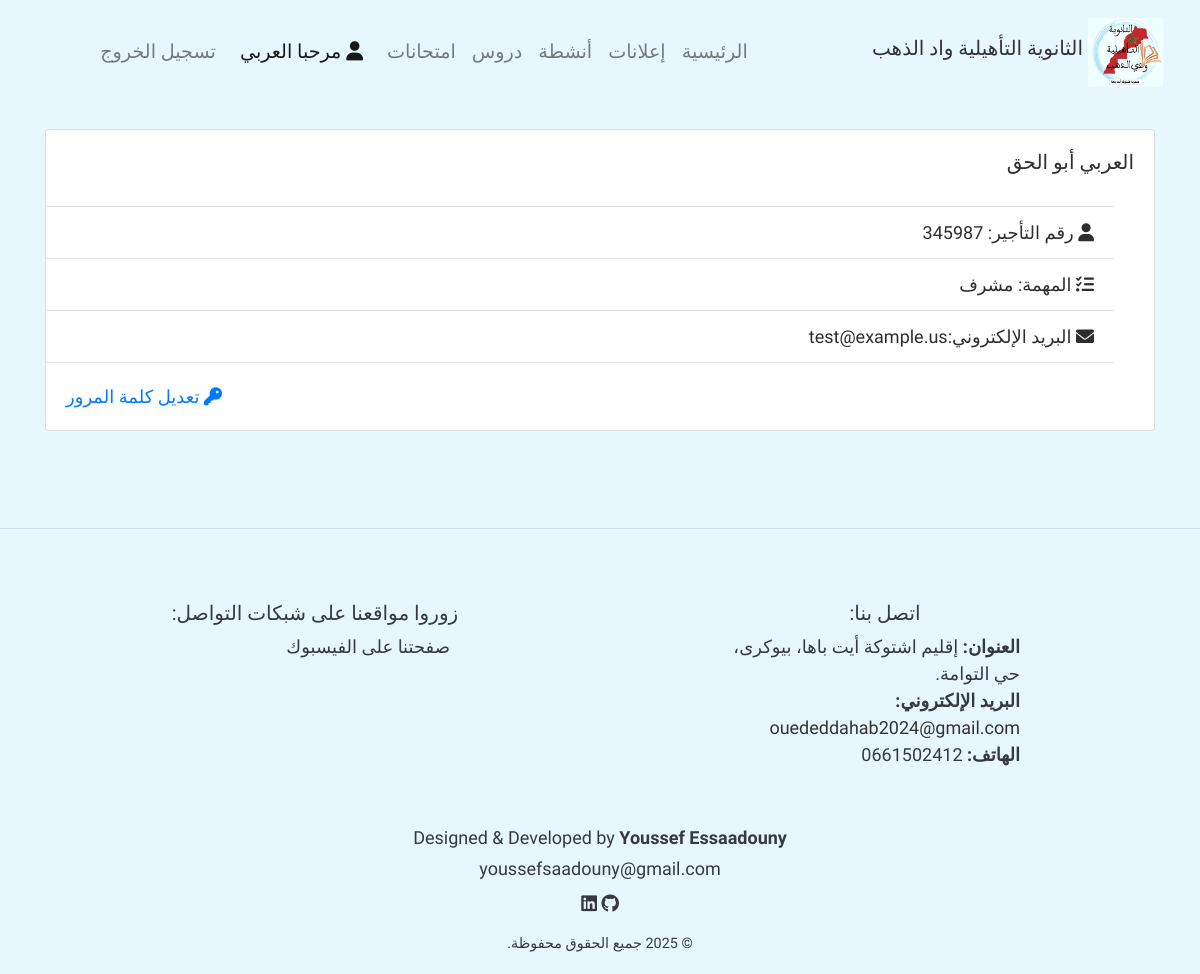
/UserInfo/ (signed in), run on the app's committed database.
### home/models.py (models this page shows, shortened)
class UserProfile(models.Model):
    user = models.ForeignKey(User, on_delete = models.CASCADE)
    firstname = models.CharField(max_length = 100)
    lastname = models.CharField(max_length = 100)
    User_Type = models.CharField(max_length = 100, null = True, blank = True)
    email = models.EmailField(null = True, blank=  True)

class Staff(models.Model):
    choices =  [('أستاذ', 'أستاذ'), ('حارس عام', 'حارس عام'), ('مشرف', 'مشرف'), ('مقتصد', 'مقتصد')]
    FirstName = models.CharField(max_length = 50)
    LastName = models.CharField(max_length = 50)
    PPR = models.CharField(max_length = 50)
    Mission = models.CharField(max_length = 100,choices =choices)
    Email = models.EmailField(null = True, blank = True)

### home/views.py (the view)
# urls.py: path('UserInfo/', views.UserInfo, name = 'UserInfo'),
def UserInfo(request):
    user = request.user
    user_info = None
    staffInfo = None
    studentInfo = None
    message = None
    if user.is_authenticated:
        try:
            user_info = UserProfile.objects.get(user=user)
            try:
                staffInfo = Staff.objects.get(PPR=user.username)
            except Staff.DoesNotExist:
                pass
            try:
                studentInfo = Student.objects.get(code=user.username)
            except Student.DoesNotExist:
                pass
        except Exception as e:
            message = f'لقد حدث خطأ غير متوقع ({e})'
            print(f'error id {e}')
    else:
        message = 'أنت غير مؤهل لزيارة هذه الصفحة.'
    context = {
        'user_info': user_info,
        'staffInfo' : staffInfo,
        'studentInfo' : studentInfo,
        'message' : message,
    }
    return render (request, 'pages/userInfo.html', context)

### templates/pages/userInfo.html
{% extends 'base.html' %}
{% load static %}
{% block content %}
<div class="container mt-4">
    {% if message %}
      <h4>{{message}}</h4>
    {% else %}
      <div class="card w-100" >
        <div class="card-body">
          {% if "student" in request.user.groups.all|join:',' %}
            <h5 class="card-title">{{studentInfo.prenom}} {{studentInfo.nom}}</h5>
          {% else %}
            <h5 class="card-title">{{staffInfo.FirstName}} {{staffInfo.LastName}}</h5>
          {% endif %}
        </div>
        <ul class="list-group list-group-flush">
          <li class="list-group-item"> <i class="fas fa-user"></i>
                {% if "student" in request.user.groups.all|join:',' %}
                  رمز مسار: {{studentInfo.massar_num}}
                {% else %}
                  رقم التأجير: {{staffInfo.PPR}}
                {% endif %}
          </li>
          {% if "student" in request.user.groups.all|join:',' %}
            <li class="list-group-item"> <i class="fas fa-users"></i>  القسم: {{studentInfo.sections}}</li>
          {% else %}
            <li class="list-group-item"> <i class="fas fa-tasks"></i>  المهمة: {{staffInfo.Mission}}</li>
          {% endif %}
          <li class="list-group-item">
              {% if not 'student' in request.user.groups.all|join:";" %}
                <i class="fas fa-envelope"></i> البريد الإلكتروني:{% if staffInfo.Email %}{{staffInfo.Email}}{% else %}بدون{% endif %}
              {% endif %}
          </li>
        </ul>
        <div class="card-body">
          <a href="{% url 'password_change' %}" class="card-link" style="float: left;"> <i class="fas fa-key"></i> تعديل كلمة المرور</a>
        </div>
      </div>
    {% endif %}
</div>
{% endblock %}

### templates/parts/navbar.html (shortened to what this page needs)
 {% load static %}
 <nav class="navbar navbar-expand-lg navbar-light " style="font-size:medium; font-weight:normal; text-align: right" dir="rtl">
        <a href="/" class="navbar-brand text-center d-flex align-items-center">
            <img src="{% static 'photos/oued-eddahab.jpg' %}" alt="شعار الثانوية التأهيلية واد الذهب  ">
            <h5>الثانوية التأهيلية واد الذهب  </h5>
        </a>
        <div id="navbarContent" class="collapse navbar-collapse justify-content-center">
            <ul class="navbar-nav" style="border-radius:2px; color:#f8f9fa">
                <li class="nav-item {% if request.path == '/' %} active {% endif %} "><a href="/" class="nav-link">  الرئيسية</a></li>
                <li class="nav-item {% if request.resolver_match.url_name == 'announce' or request.resolver_match.url_name == 'add_announce' %} active {% endif %}"><a href="{% url 'announce' %}" class="nav-link">إعلانات</a></li>
                <li class="nav-item {% if request.resolver_match.url_name == 'ShowActivities' or request.resolver_match.url_name == 'add_activity' %} active {% endif %}"><a href="{% url 'ShowActivities' %}" class="nav-link">أنشطة</a></li>
                <li class="nav-item   "><a href=" {% if 'admin' in request.user.groups.all|join:',' or 'teacher' in request.user.groups.all|join:',' or 'general_surveillance' in request.user.groups.all|join:','  %} {% url 'UserCourseList' %} {% else %} {% url 'course_res' %} {% endif %} " class="nav-link">دروس</a></li>
                <li class="nav-item "><a href="{% url 'exams' %}" class="nav-link">امتحانات</a></li>
                {% url 'password_change' as p %}
                {% url 'password_change_done' as d %}
                <li class="nav-item mx-2 {% if request.path == '/UserInfo/' %} active {% endif %}"><a href="{% url 'UserInfo' %}" class="nav-link user" >{% if request.path != p and request.path != d %} <i class="fas fa-user "></i>  مرحبا  {{user_info.firstname}} {% endif %}</a></li>
                <li class="nav-item "><a href="{% url 'signout' %}" class="nav-link out"> تسجيل الخروج  </a></li>
            </ul>
        </div>
    </nav>

### LC_tassegdelt/static/css/style.css (style rules this page uses)
body { background: #e6f7ff; color: #2f2d2d; position: relative; font-size: large; font-family: 'Tajawal' , 'Gupter', 'Marhey', sans-serif !important; direction: rtl; text-align: right; text-align: justify; }
.navbar-brand { display: flex; align-items: center; justify-content: center; }
.navbar-brand img { max-width: 75px; margin: 5px; border-radius: 2px; }
.navbar-brand h5 { color: #333333; font-family: 'Reem Kufi Fun'; }
.nav-link, .nav-link:visited { font-size: larger; color: #f8f9fa; }
.nav-item { font-family: 'Reem Kufi Fun'; }
@media (min-width: 576px) { .navbar-brand { flex-direction: row; } }
@media (min-width: 576px) { .navbar-brand img { max-width: 75px; margin: 5px; } }

### data on the page
UserProfile: firstname "العربي"
Staff: FirstName "العربي", LastName "أبو الحق", PPR "345987", Mission "مشرف", Email "test@example.us"
